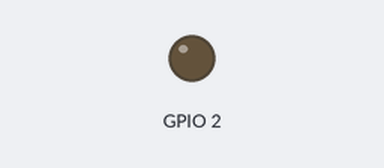
Bench run of a sketch on a simulated ESP32. Shown: output pins drawn as LEDs (lit = HIGH).

Above: at 0.15 s.
At 19.98 s:
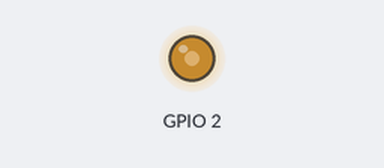
At 39.81 s:
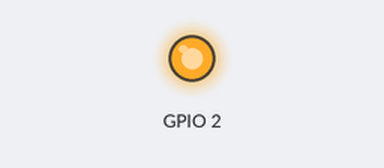
Timing chart, 0 to 40.0 s (numbered marks = the images above):
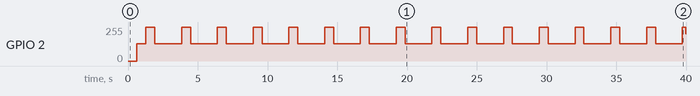

Measured:
- by itself, GPIO 2: 0/255 → 128/255 at 0.64 s, → 255/255 0.64 s later, → 128/255 0.64 s later, → 255/255 1.9 s later, … (33 changes in this stretch)

The sketch:

Project_2_Breath_Light.ino
```cpp
/*BREATH LIGHT*/

bool add_status = true;
void setup()
{
  /*设置通道:
   *ledcSetup(channel,freq,bit_num)
            Parameters:
                    1.channel : LEDC的PWM通道参数,可选0~15
                    2.freq : 10Hz到40MHz , 但较高的频率精确度低
                    3.bit_num: 占空比分辨率(可选1~16), 比如bit_num=8 则范围 0~2的8次方 , 也就是0~255

                    频率  位深  过渡的可用步骤
                    1220赫兹  16  65536
                    2441赫兹  15  32768
                    4882赫兹  14  16384
                    9765Hz  13  8192
                    19531赫兹 12  4096

    通道与引脚映射:
    ledcAttachPin(pin,channel)

    取消引脚的PWM映射:
    ledcDetachPin(pin)
  */
  pinMode(2, OUTPUT);
  ledcSetup(2, 1200, 8);
  ledcAttachPin(2, 2);
}

void loop()
{
  /*向指定通道写入占空比:
    ledcWrite(channel,duty)
   */
  for (int i = 0 ; i < 256; i++)
  {
    if (add_status)
    {
      ledcWrite(2, i);
    }
    else
    {
      ledcWrite(2, 256 - i);
    }
    delay(5);
  }
  add_status = !add_status;
}
```
